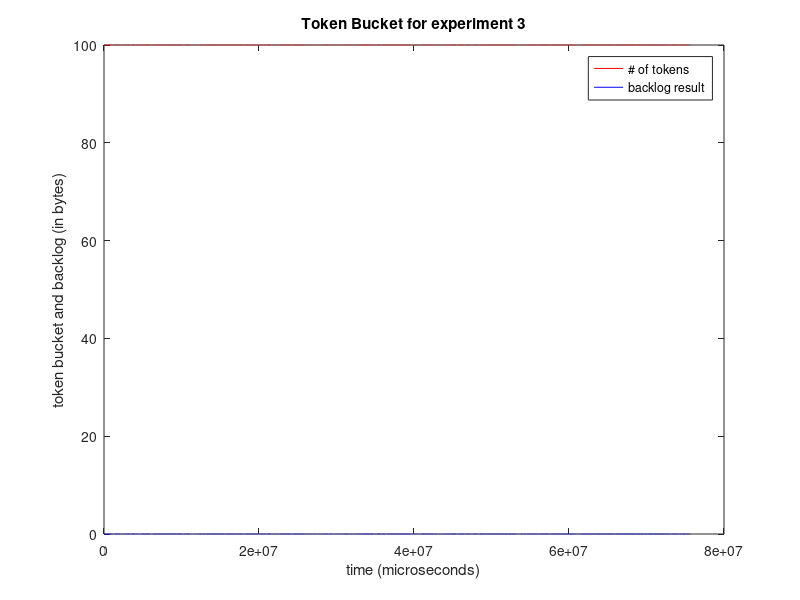
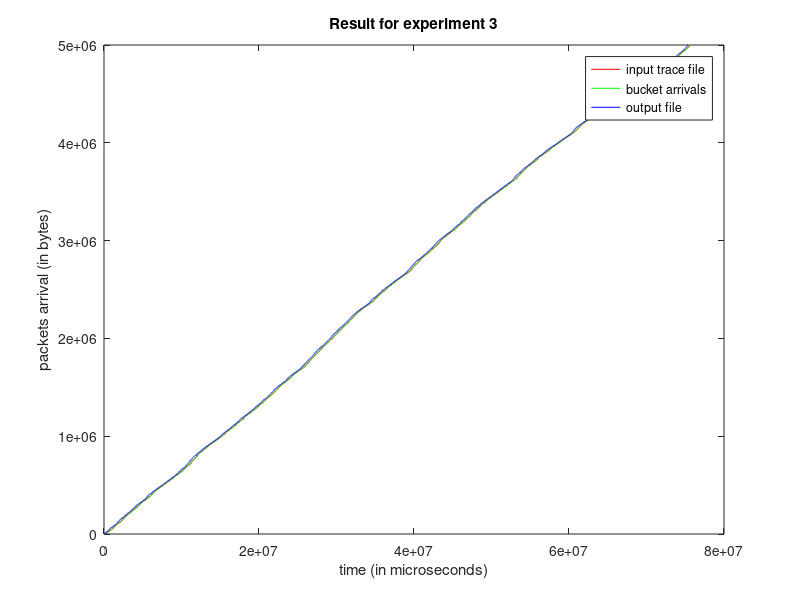

The MATLAB script that drew these images, in order:
clc;clear all;
%%%%%%%%%%%%%%%%%%%%%%%%%%%%%%%%%%%%%%%%%%%%%%%%%%%%%%%%%%%%%%%%%%%
%Reading data from a file
%Note that time is in micro seconds and packetsize is in Bytes
%%%%%%%%%%%%%%%%%%%%%%%%%%%%%%%%%%%%%%%%%%%%%%%%%%%%%%%%%%%%%%%%%%%

%trace file
[packet_no_p, time_p, packetsize_p] = textread('ex3_GeneratorOutput.txt', '%f %f %f');

time1 = zeros(1,50000);
arrival1 = zeros(1,50000);

time1(1) = time_p(1);
arrival1(1) = packetsize_p(1);
i=2
while i<=50000
    time1(i) = time1(i-1) + time_p(i);
    arrival1(i) = arrival1(i-1) + packetsize_p(i);
    i=i+1;
end
    
%token bucket output
[arrival_time, packetsize_p2, back_log, num_of_tokens] = textread('ex3_bucket.txt', '%f %f %f %f');
time2 = zeros(1,50000);
arrival2 = zeros(1,50000);

time2(1) = arrival_time(1);
arrival2(1) = packetsize_p2(1);
i=2
while i<=50000
    time2(i) = time2(i-1) + arrival_time(i);
    arrival2(i) = arrival2(i-1) + packetsize_p2(i);
    i=i+1;
end

%sink output
[packet_no_p3, packetsize_p3, arrival_time2] = textread('ex3_TrafficSinkOutput.txt', '%f %f %f');
time3 = zeros(1,50000);
arrival3 = zeros(1,50000);

time3(1) = arrival_time2(1);
arrival3(1) = packetsize_p3(1);
i=2
while i<=50000
    time3(i) = time3(i-1) + arrival_time2(i);
    arrival3(i) = arrival3(i-1) + packetsize_p3(i);
    i=i+1;
end

%First plot shows the plot for backlog, as well as the token. 
figure(1);
plotToken = zeros(1,50000);
plotBacklog = zeros(1,50000);
i=1;
while i<=50000
    plotToken(i) = num_of_tokens(i);
    plotBacklog(i) = back_log(i);
    i=i+1;
end
h1 = plot(time2, plotToken, 'r',time2, plotBacklog,'b')
hold on
legned_1= legend(h1,'# of tokens','backlog result');

title('Token Bucket for experiment 3');
xlabel('time (microseconds)');
ylabel('token bucket and backlog (in bytes)');
hold off
%Second plot is the result for input file, bucket and output file. 
figure(2);
h2 = plot(time1,arrival1, 'r', time2,arrival2, 'g', time3,arrival3, 'b');
hold on
legend_2 = legend(h2, 'input trace file', 'bucket arrivals', 'output file');
title('Result for experiment 3');
xlabel('time (in microseconds)');
ylabel('packets arrival (in bytes)');
hold off